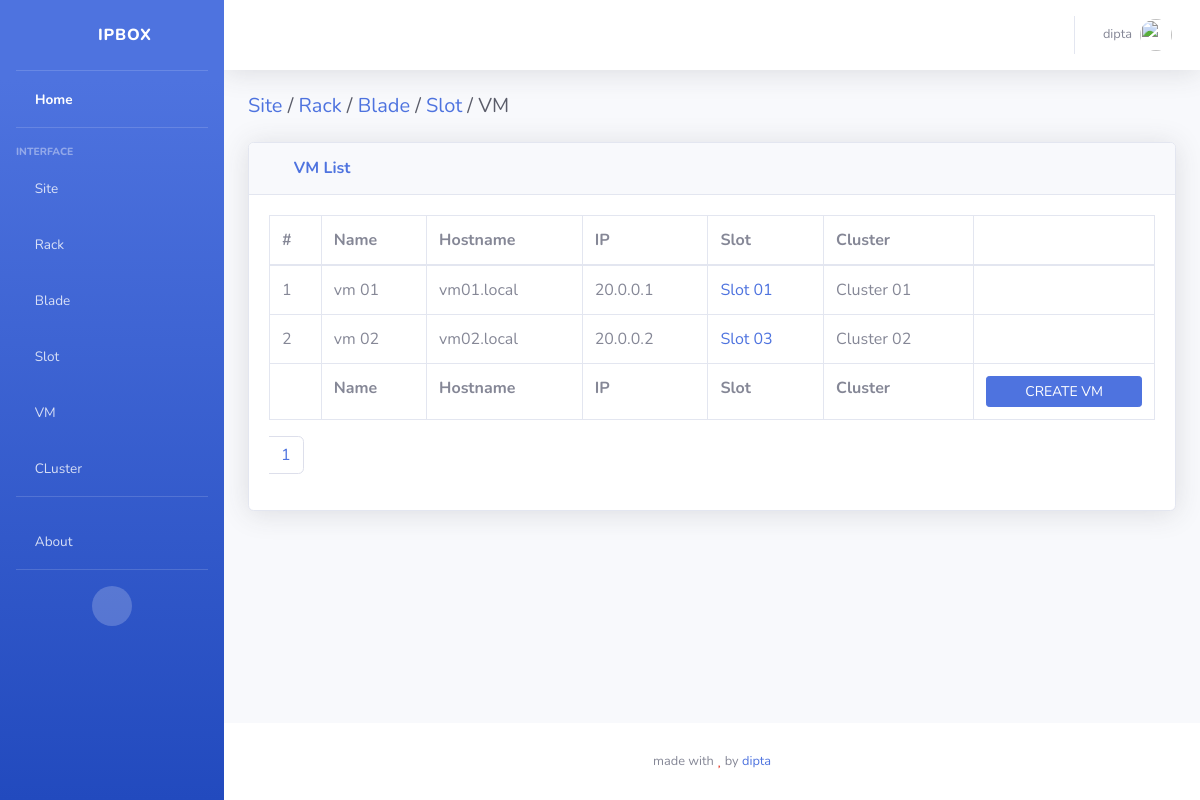
The page /vms/ (signed in) on the database its author committed.
### vmapp/models.py (models this page shows, shortened)
class VM(models.Model):
  name      = models.CharField(max_length=128)
  hostname  = models.CharField(max_length=128)
  ip        = models.GenericIPAddressField()
  slot      = models.ForeignKey(Slot, related_name="vmslots", on_delete=models.CASCADE)
  cluster   = models.ForeignKey(Cluster, related_name='vmclusters', on_delete=models.CASCADE, blank=True, null=True)
  class Meta:
    verbose_name_plural = "VMs"

### slotapp/models.py (models this page shows, shortened)
class Slot(models.Model):
  name    = models.CharField(max_length=128)
  ip      = models.GenericIPAddressField()
  blade   = models.ForeignKey(Blade, related_name="slots", on_delete=models.CASCADE)
  class Meta:
    verbose_name_plural = "Slots"

### clusterapp/models.py (models this page shows, shortened)
class Cluster(models.Model):
  name        = models.CharField(max_length=128)
  ip          = models.GenericIPAddressField()
  lb_ip       = models.GenericIPAddressField()
  bootstrap   = models.GenericIPAddressField()
  class Meta:
    verbose_name_plural = "Clusters"

### vmapp/views.py (the view)
# urls.py: path('', views.vmList, name="vms"),
def vmList(request):
  dataPerPage = 5
  pageNum = request.GET.get('page', 1)
  vms = VM.objects.all()
  p = Paginator(vms, dataPerPage)
  page_obj = p.page(pageNum)
  context = {
    'page_obj': page_obj,
    'generalUser': generalUser(request.user),
    'adminUser': adminUser(request.user)
  }
  return render(request, 'vmapp/vms.html', context)

### accounts/views.py (called while the page is built)
def generalUser(user):
    res = False
    try:
        if user is None:
            raise ValueError('User Not Found!')
        if not user.is_active:
            raise ValueError('User Not Active!')
        if user.is_authenticated:
            res = True
    except Exception as err:
        pass
    return res

def adminUser(user):
    res = False
    try:
        if generalUser(user):
            if user.is_superuser or user.is_staff:
                res = True
    except Exception as err:
        pass
    return res

### vmapp/templates/vmapp/vms.html (shortened to what this page needs)
{% extends 'sbadmin/base.html' %}{% load static %} {% block content %}
<div class="d-sm-flex align-items-center justify-content-between mb-4">
  <h1 class="h5 mb-0 text-gray-800">
    <a href="{% url 'siteapp:sites' %}">Site<a/> /
    <a href="{% url 'rackapp:racks' %}">Rack<a/> /
    <a href="{% url 'bladeapp:blades' %}">Blade<a/> /
    <a href="{% url 'slotapp:slots' %}">Slot<a/> / VM
  </h1>
</div>
<div class="card shadow mb-4">
  <div class="card-header py-3">
    <h6 class="m-0 font-weight-bold text-primary"><i class="fas fa-table mr-2"></i> VM List</h6>
  </div>
  <div class="card-body">
    <div class="table-responsive">
      <table
        class="table table-bordered"
        id="dataTable"
        width="100%"
        cellspacing="0"
      >
        <thead>
          <tr>
            <th>#</th>
            <th>Name</th>
            <th>Hostname</th>
            <th>IP</th>
            <th>Slot</th>
            <th>Cluster</th>
            <th></th>
          </tr>
        </thead>
        <tfoot>
          <tr>
            <th></th>
            <th>Name</th>
            <th>Hostname</th>
            <th>IP</th>
            <th>Slot</th>
            <th>Cluster</th>
            <th>
              {% if adminUser %}
                <a href="{% url 'vmapp:vm_create' %}"
                  class="btn btn-primary btn-sm btn-block">CREATE VM</a>
              {% else %}
                <div class="btn btn-primary btn-sm btn-block disabled customNotAllowed">CREATE VM</div>
              {% endif %}
            </th>
          </tr>
        </tfoot>
        <tbody>
          {% for vm in page_obj %}
          <tr>
            <td>{{ forloop.counter }}</td>
            <td>{{ vm.name }}</td>
            <td>{{ vm.hostname }}</td>
            <td>{{ vm.ip }}</td>
            <td>
              <a href="#"
                class="text-primary">
                {{ vm.slot.name }}
              </a>
            </td>
            <td>{{ vm.cluster.name }}</td>
            <td class="text-center">
              {% if adminUser %}
                <a href="{% url 'vmapp:vm_update' vm.id %}"
                  class="text-info mr-4" title="edit">
                  <i class="fas fa-edit"></i>
                </a>
                <a href="#" class="text-danger ml-4" title="delete">
                  <i class="fas fa-trash-alt"></i>
                </a>
              {% endif %}
            </td>
          </tr>
          {% endfor %}
        </tbody>
      </table>
      {% include 'core/pagination.html' %}
    </div>
  </div>
</div>
{% endblock content %}

### templates/sbadmin/components/navbar.html (shortened to what this page needs)
{% load static %}
<nav class="navbar navbar-expand navbar-light bg-white topbar mb-4 static-top shadow">
  <ul class="navbar-nav ml-auto">
    {% if user.is_authenticated %}
    <li class="nav-item dropdown no-arrow">
      <a
        class="nav-link dropdown-toggle"
        href="#"
        id="userDropdown"
        role="button"
        data-toggle="dropdown"
        aria-haspopup="true"
        aria-expanded="false"
      >
        <span class="mr-2 d-none d-lg-inline text-gray-600 small">
          {{user.username}}
        </span>
        <img
          class="img-profile rounded-circle"
          src="{% static 'themes/sbadmin/img/undraw_profile.svg' %}"
        />
      </a>
    </li>
    {% endif %}
  </ul>
</nav>

### rows shown on the page
VM: name "vm 01", hostname "vm01.local", ip "20.0.0.1", slot.name "Slot 01", cluster.name "Cluster 01"
VM: name "vm 02", hostname "vm02.local", ip "20.0.0.2", slot.name "Slot 03", cluster.name "Cluster 02"

### other values the page prints
{{ user.username }} "dipta"
{{ num }} "1"
